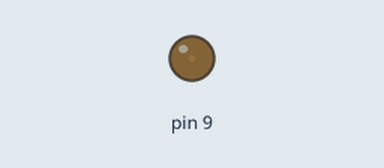
Simulated run of this sketch. Board: Arduino Uno, built with avr-gcc and run on an emulated ATmega328P. On the bench: output pins drawn as LEDs (lit = HIGH).

Above: at 0.05 s.
At 0.65 s:
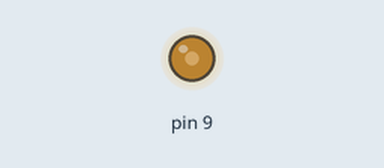
At 1.25 s:
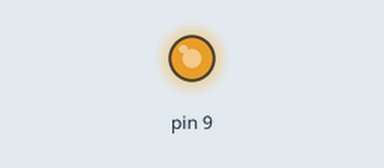
At 3.1 s:
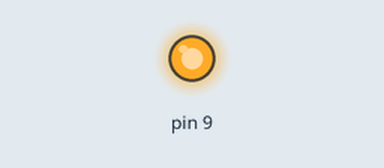
Timing chart, 0 to 7.2 s (numbered marks = the images above):
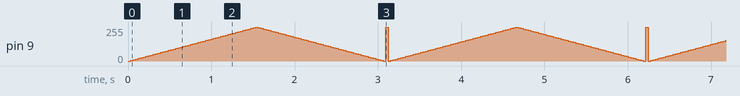

The sketch:

2._Using_Analog_Voltage.ino
```cpp
// Analog voltage use for lighting LED bulb (LED need Digital Voltage)
// Analoge voltage can divide into 1023 parts
// Digital Voltage(5v) = Analog Voltage(5/1023)v

int brightness = 0;
int fadeAmount = 5;

void setup()
{
  pinMode(9, OUTPUT);
}

void loop()
{

  analogWrite(9, brightness);

  brightness = brightness + fadeAmount;

  if(brightness < 0 || brightness >= 255)
  {
      fadeAmount = -fadeAmount;
  }

  delay(30);

}
```

Measured:
- by itself, pin 9: moves between 0/255 and 255/255, repeating every 3.1 s
